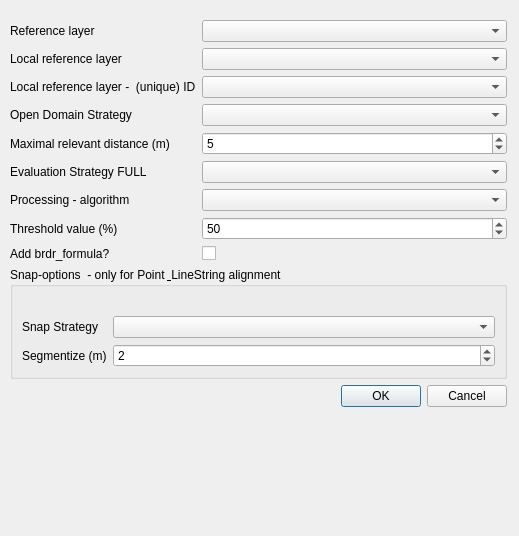
<?xml version="1.0" encoding="UTF-8"?>
<ui version="4.0">
 <class>Dialog</class>
 <widget class="QDialog" name="Dialog">
  <property name="geometry">
   <rect>
    <x>0</x>
    <y>0</y>
    <width>519</width>
    <height>536</height>
   </rect>
  </property>
  <property name="windowTitle">
   <string>Settings</string>
  </property>
  <widget class="QWidget" name="gridLayoutWidget">
   <property name="geometry">
    <rect>
     <x>10</x>
     <y>20</y>
     <width>497</width>
     <height>511</height>
    </rect>
   </property>
   <layout class="QGridLayout" name="gridLayout">
    <item row="0" column="0">
     <layout class="QFormLayout" name="formLayout_3">
      <item row="0" column="0">
       <widget class="QLabel" name="label">
        <property name="text">
         <string>Reference layer</string>
        </property>
       </widget>
      </item>
      <item row="0" column="1">
       <widget class="QComboBox" name="comboBox_referencelayer"/>
      </item>
      <item row="1" column="0">
       <widget class="QLabel" name="label_2">
        <property name="text">
         <string>Local reference layer</string>
        </property>
       </widget>
      </item>
      <item row="1" column="1">
       <widget class="QgsMapLayerComboBox" name="mMapLayerComboBox_reference"/>
      </item>
      <item row="2" column="0">
       <widget class="QLabel" name="label_3">
        <property name="text">
         <string>Local reference layer -  (unique) ID</string>
        </property>
       </widget>
      </item>
      <item row="2" column="1">
       <widget class="QgsFieldComboBox" name="mFieldComboBox_reference"/>
      </item>
      <item row="3" column="0">
       <widget class="QLabel" name="label_4">
        <property name="text">
         <string>Open Domain Strategy</string>
        </property>
       </widget>
      </item>
      <item row="3" column="1">
       <widget class="QComboBox" name="comboBox_odstrategy"/>
      </item>
      <item row="4" column="0">
       <widget class="QLabel" name="label_6">
        <property name="text">
         <string>Maximal relevant distance (m)</string>
        </property>
       </widget>
      </item>
      <item row="4" column="1">
       <widget class="QSpinBox" name="spinBox_max_relevant_distance">
        <property name="minimum">
         <number>1</number>
        </property>
        <property name="maximum">
         <number>25</number>
        </property>
        <property name="value">
         <number>5</number>
        </property>
       </widget>
      </item>
      <item row="5" column="0">
       <widget class="QLabel" name="label_10">
        <property name="text">
         <string>Evaluation Strategy FULL</string>
        </property>
       </widget>
      </item>
      <item row="5" column="1">
       <widget class="QComboBox" name="comboBox_fullstrategy"/>
      </item>
      <item row="7" column="0">
       <widget class="QLabel" name="label_5">
        <property name="enabled">
         <bool>true</bool>
        </property>
        <property name="text">
         <string>Threshold value (%)</string>
        </property>
       </widget>
      </item>
      <item row="7" column="1">
       <widget class="QSpinBox" name="spinBox_threshold">
        <property name="enabled">
         <bool>true</bool>
        </property>
        <property name="maximum">
         <number>100</number>
        </property>
        <property name="value">
         <number>50</number>
        </property>
       </widget>
      </item>
      <item row="8" column="0">
       <widget class="QLabel" name="label_11">
        <property name="text">
         <string>Add brdr_formula?</string>
        </property>
       </widget>
      </item>
      <item row="8" column="1">
       <widget class="QCheckBox" name="checkBox_formula">
        <property name="text">
         <string/>
        </property>
        <property name="checked">
         <bool>false</bool>
        </property>
        <property name="tristate">
         <bool>false</bool>
        </property>
       </widget>
      </item>
      <item row="9" column="0" colspan="2">
       <widget class="QgsCollapsibleGroupBox" name="collapsibleGroupBox">
        <property name="title">
         <string>Snap-options  - only for Point &amp; LineString alignment</string>
        </property>
        <property name="checkable">
         <bool>false</bool>
        </property>
        <property name="collapsed">
         <bool>false</bool>
        </property>
        <layout class="QVBoxLayout" name="collapsibleLayout">
         <item>
          <layout class="QFormLayout" name="formLayout">
           <property name="rowWrapPolicy">
            <enum>QFormLayout::DontWrapRows</enum>
           </property>
           <property name="verticalSpacing">
            <number>6</number>
           </property>
           <item row="0" column="0" colspan="2">
            <widget class="QLabel" name="label_7">
             <property name="text">
              <string/>
             </property>
            </widget>
           </item>
           <item row="1" column="0">
            <widget class="QLabel" name="label_13">
             <property name="text">
              <string>Snap Strategy</string>
             </property>
            </widget>
           </item>
           <item row="1" column="1">
            <widget class="QComboBox" name="comboBox_snapstrategy"/>
           </item>
           <item row="2" column="0">
            <widget class="QLabel" name="label_12">
             <property name="text">
              <string>Segmentize (m)</string>
             </property>
            </widget>
           </item>
           <item row="2" column="1">
            <widget class="QSpinBox" name="spinBox_snap_max_segment_length">
             <property name="minimum">
              <number>-1</number>
             </property>
             <property name="value">
              <number>2</number>
             </property>
            </widget>
           </item>
          </layout>
         </item>
        </layout>
       </widget>
      </item>
      <item row="10" column="1">
       <widget class="QDialogButtonBox" name="buttonBox_settings">
        <property name="orientation">
         <enum>Qt::Horizontal</enum>
        </property>
        <property name="standardButtons">
         <set>QDialogButtonBox::Cancel|QDialogButtonBox::Ok</set>
        </property>
       </widget>
      </item>
      <item row="6" column="0">
       <widget class="QLabel" name="label_14">
        <property name="text">
         <string>Processing - algorithm</string>
        </property>
       </widget>
      </item>
      <item row="6" column="1">
       <widget class="QComboBox" name="comboBox_processor"/>
      </item>
     </layout>
    </item>
   </layout>
  </widget>
 </widget>
 <customwidgets>
  <customwidget>
   <class>QgsCollapsibleGroupBox</class>
   <extends>QGroupBox</extends>
   <header>qgscollapsiblegroupbox.h</header>
   <container>1</container>
  </customwidget>
  <customwidget>
   <class>QgsFieldComboBox</class>
   <extends>QComboBox</extends>
   <header>qgsfieldcombobox.h</header>
  </customwidget>
  <customwidget>
   <class>QgsMapLayerComboBox</class>
   <extends>QComboBox</extends>
   <header>qgsmaplayercombobox.h</header>
  </customwidget>
 </customwidgets>
 <resources/>
 <connections>
  <connection>
   <sender>buttonBox_settings</sender>
   <signal>accepted()</signal>
   <receiver>Dialog</receiver>
   <slot>accept()</slot>
   <hints>
    <hint type="sourcelabel">
     <x>248</x>
     <y>254</y>
    </hint>
    <hint type="destinationlabel">
     <x>157</x>
     <y>274</y>
    </hint>
   </hints>
  </connection>
  <connection>
   <sender>buttonBox_settings</sender>
   <signal>rejected()</signal>
   <receiver>Dialog</receiver>
   <slot>reject()</slot>
   <hints>
    <hint type="sourcelabel">
     <x>316</x>
     <y>260</y>
    </hint>
    <hint type="destinationlabel">
     <x>286</x>
     <y>274</y>
    </hint>
   </hints>
  </connection>
 </connections>
</ui>
